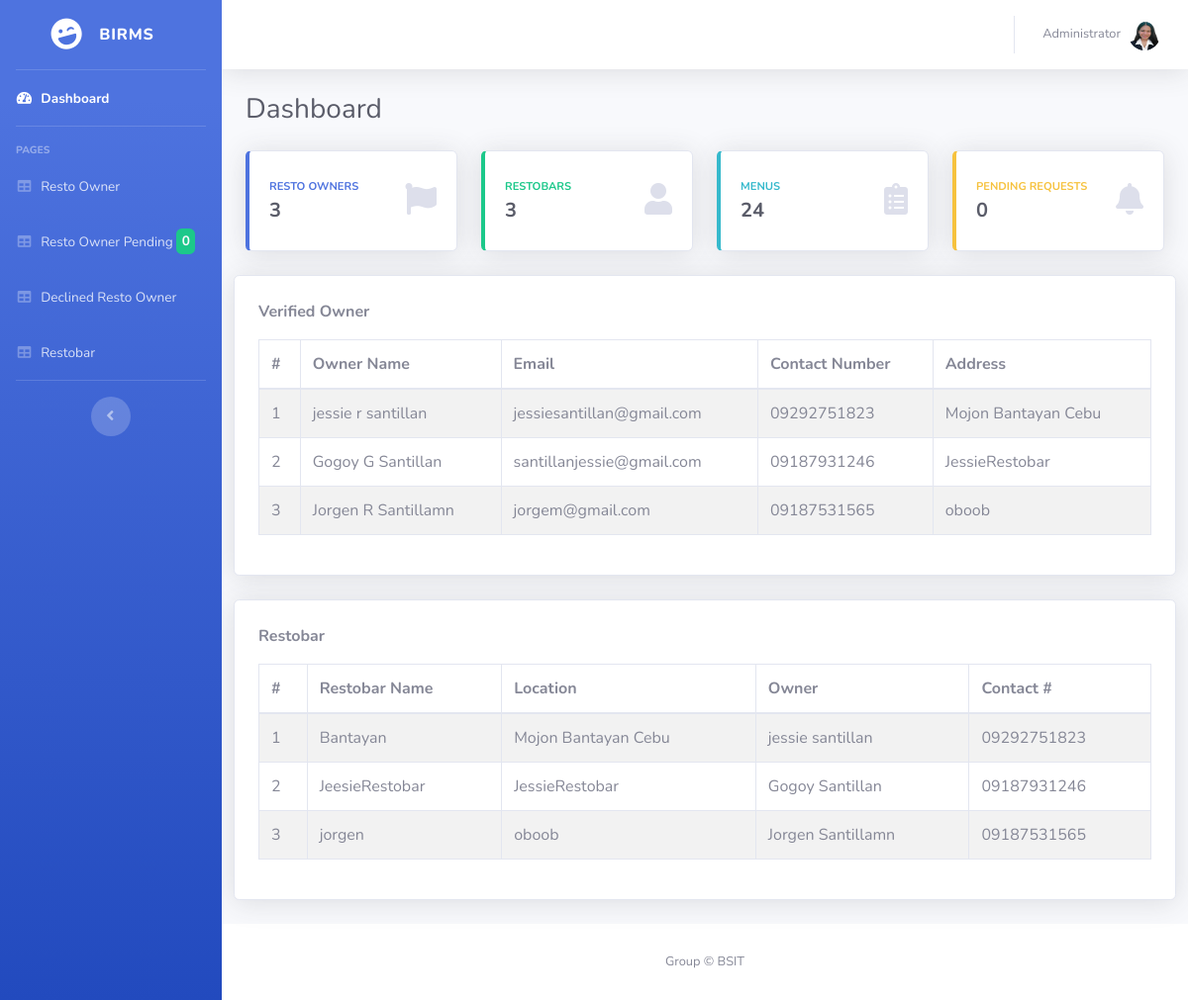
The app's page /admin/index.php?page=dashboard (signed in), older data.
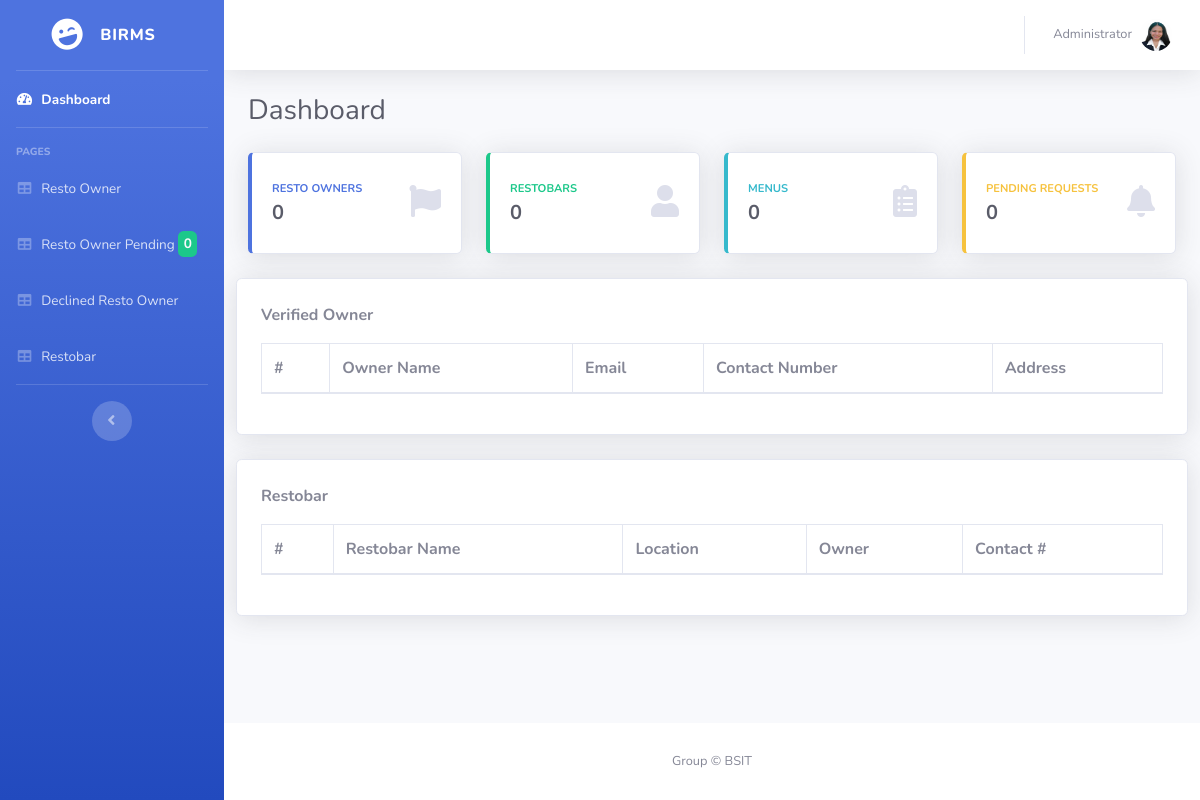
The same page, newer data.
### tables this page shows
CREATE TABLE `owner` (
  `id` int(11) NOT NULL,
  `owner_id` varchar(50) NOT NULL,
  `firstname` varchar(100) NOT NULL,
  `middlename` varchar(100) DEFAULT NULL,
  `lastname` varchar(100) NOT NULL,
  `email` varchar(100) NOT NULL,
  `password` varchar(100) NOT NULL,
  `contact_num` varchar(11) NOT NULL,
  `address` varchar(100) NOT NULL,
  `profile` varchar(250) DEFAULT NULL,
  `status` int(11) NOT NULL
);

CREATE TABLE `restobar` (
  `resto_id` int(11) NOT NULL,
  `owner_id` varchar(50) NOT NULL,
  `resto_name` varchar(100) NOT NULL,
  `resto_photo` varchar(255) NOT NULL
);

### inc/function.php (called while the page is built, shortened)
<?php
    class Connection{
        public $host = "localhost";
        public $user = "u510162695_birms_db";
        public $password = "1Birms_db";
        public $db_name = "u510162695_birms_db";
        public function __construct(){
            $this->conn = mysqli_connect($this->host, $this->user, $this->password, $this->db_name);
        }
    }
    class dataOperation extends Connection{
        public function displayOwner(){
            $sql = mysqli_query($this->conn, "SELECT * FROM owner WHERE status = 1");
            $array = array();
            while($row = mysqli_fetch_assoc($sql)){
                $array[] = $row;
            }
            return $array;
        }
        public function displayRestobar(){
            $sql = mysqli_query($this->conn, "SELECT * FROM owner INNER JOIN restobar ON owner.owner_id = restobar.owner_id
            WHERE owner.status = 1");
            $array = array();
            while($row = mysqli_fetch_assoc($sql)){
                $array[] = $row;
            }
            return $array;
        }
    }
    $oop = new dataOperation;

### admin/index.php (the view, shortened to what the rows shown need)
<?php
require_once('../inc/function.php');
?>
<!DOCTYPE html>
<html lang="en">
<head>
    <link href="../vendor/fontawesome-free/css/all.min.css" rel="stylesheet" type="text/css">
    <link href="../css/sb-admin-2.min.css" rel="stylesheet">
    <link href="../css/datatables.min.css" rel="stylesheet">
</head>
<body id="page-top">
    <div id="wrapper">
        <div id="content-wrapper" class="d-flex flex-column">
            <div id="content">
                <div class="container-fluid">
                    <div class="d-sm-flex align-items-center justify-content-between mb-4">
                        <h1 class="h3 mb-0 text-gray-800">Dashboard</h1>
                    </div>
                    <div class="row">
                        <div class="card shadow mb-4 p-4 w-100">
                            <div class="data_table">
                                <table id="dashprint" class="table table-striped table-bordered">
                                    <thead class="table">
                                        <tr>
                                            <th>#</th>
                                            <th>Owner Name</th>
                                            <th>Email</th>
                                            <th>Contact Number</th>
                                            <th>Address</th>
                                        </tr>
                                    </thead>
                                    <tbody>
                                    <?php
                                        $myrow = $oop->displayOwner();
                                        $i = 1;
                                        foreach($myrow as $row){
                                            ?>
                                            <tr>
                                                <td><?=$i++?></td>
                                                <td><?=$row['firstname'] ." ".substr($row['middlename'], 0,1)." ".$row['lastname']?></td>
                                                <td><?=$row['email']?></td>
                                                <td><?=$row['contact_num']?></td>
                                                <td><?=$row['address']?></td>
                                            </tr>
                                            <?php
                                        }
                                        ?>
                                    </tbody>
                                </table>
                            </div>
                        </div>
                    </div>
                    <div class="row">
                        <div class="card shadow mb-4 p-4 w-100">
                            <div class="data_table">
                                <table id="printable" class="table table-striped table-bordered">
                                    <thead class="table">
                                        <tr>
                                            <th>#</th>
                                            <th>Restobar Name</th>
                                            <th>Location</th>
                                            <th>Owner</th>
                                            <th>Contact #</th>
                                        </tr>
                                    </thead>
                                    <tbody>
                                        <?php
                                        $myrow = $oop->displayRestobar();
                                        $g = 1;
                                        foreach($myrow as $row){
                                            ?>
                                            <tr>
                                                <td><?=$g++?></td>
                                                <td><?=$row['resto_name']?></td>
                                                <td><?=$row['address']?></td>
                                                <td><?=$row['firstname'] ." ".$row['lastname']?></td>
                                                <td><?=$row['contact_num']?></td>
                                            </tr>
                                            <?php
                                        }
                                        ?>
                                    </tbody>
                                </table>
                            </div>
                        </div>
                    </div>
                </div>
            </div>
        </div>
    </div>
</body>
</html>

Row changes from the older to the newer data that the page shows:
removed owner: firstname "jessie", middlename "r", lastname "santillan", email "jessiesantillan@gmail.com", contact_num "09292751823", address "Mojon Bantayan Cebu"
removed owner: firstname "Gogoy", middlename "G", lastname "Santillan", email "santillanjessie@gmail.com", contact_num "09187931246", address "JessieRestobar"
removed owner: firstname "Jorgen", middlename "R", lastname "Santillamn", email "jorgem@gmail.com", contact_num "09187531565", address "oboob"
removed restobar: resto_name "Bantayan", owner.address "Mojon Bantayan Cebu", owner.firstname "jessie", owner.lastname "santillan", owner.contact_num "09292751823"
removed restobar: resto_name "JeesieRestobar", owner.address "JessieRestobar", owner.firstname "Gogoy", owner.lastname "Santillan", owner.contact_num "09187931246"
removed restobar: resto_name "jorgen", owner.address "oboob", owner.firstname "Jorgen", owner.lastname "Santillamn", owner.contact_num "09187531565"
Text that changed along with them:
new list line: "0"
list line gone: "3"
list line gone: "24"
